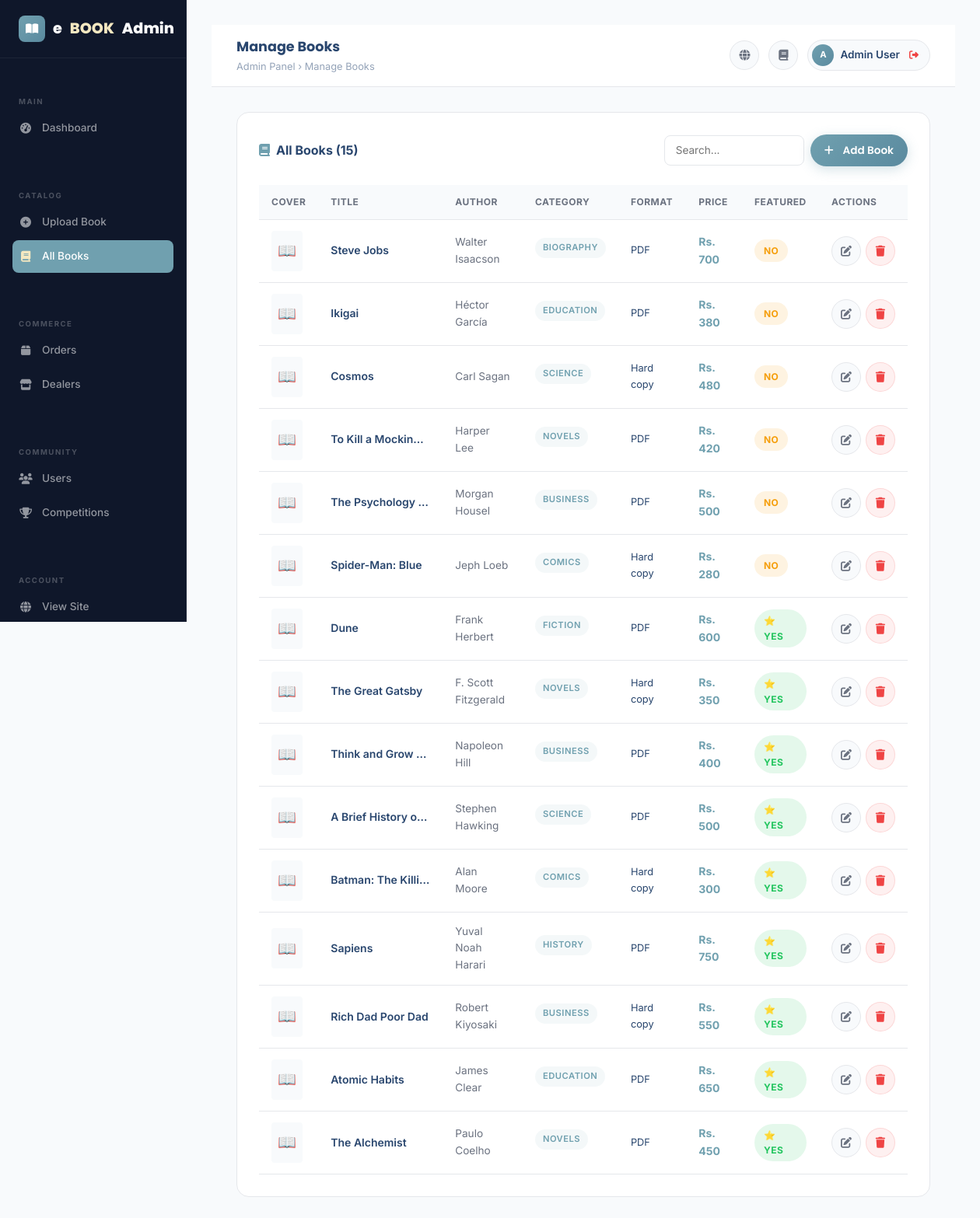
/admin/view_books.php (signed in), run on the app's committed database.
### tables this page shows
CREATE TABLE `books` (
  `id` int(11) NOT NULL,
  `title` varchar(255) NOT NULL,
  `author` varchar(255) DEFAULT NULL,
  `category` varchar(100) DEFAULT 'General',
  `format` enum('PDF','Hard copy') DEFAULT 'PDF',
  `price` decimal(10,2) NOT NULL DEFAULT 0.00,
  `shipping_charge` decimal(10,2) NOT NULL DEFAULT 0.00,
  `weight` decimal(5,2) DEFAULT 0.50,
  `image` varchar(500) DEFAULT NULL,
  `description` text DEFAULT NULL,
  `pdf_path` varchar(500) DEFAULT NULL,
  `is_featured` tinyint(1) NOT NULL DEFAULT 0,
  `created_at` datetime NOT NULL DEFAULT current_timestamp()
);

### admin/view_books.php (the view, shortened to what this page needs)
<?php
include '../db_config.php';
$books = [];
$result = mysqli_query($conn, "SELECT * FROM books ORDER BY id DESC");
if ($result) while ($row = mysqli_fetch_assoc($result)) $books[] = $row;
include 'admin_header.php';
?>
<div class="dashboard-card">
  <div class="d-flex align-items-center justify-content-between mb-4">
    <div class="dashboard-card-title mb-0"><i class="fas fa-book"></i>All Books (<?= count($books) ?>)</div>
    <div class="d-flex gap-2 align-items-center">
      <input type="text" id="bookSearch" class="form-input" placeholder="Search..." style="width:180px;padding:8px 14px;font-size:.85rem;" oninput="filterTable(this.value)">
      <a href="upload_book.php" class="btn-primary-custom btn-ripple" style="font-size:.85rem;padding:10px 18px;">
        <i class="fas fa-plus me-1"></i>Add Book
      </a>
    </div>
  </div>
  <?php if (empty($books)): ?>
  <div style="text-align:center;padding:40px;color:var(--text-muted);">
    <i class="fas fa-book fa-3x mb-3 d-block" style="color:var(--border);"></i>
    <p>No books uploaded yet.</p>
    <a href="upload_book.php" class="btn-primary-custom btn-ripple mt-3">Upload First Book</a>
  </div>
  <?php else: ?>
  <div class="table-responsive">
    <table class="admin-table" id="booksTable">
      <thead>
        <tr><th>Cover</th><th>Title</th><th>Author</th><th>Category</th><th>Format</th><th>Price</th><th>Featured</th><th>Actions</th></tr>
      </thead>
      <tbody>
        <?php foreach ($books as $book):
          $img = $book['image'] ?? '';
          $hasImg = $img && file_exists('../' . $img);
        ?>
        <tr>
          <td>
            <?php if ($hasImg): ?>
            <img src="../<?= htmlspecialchars($img) ?>" style="width:40px;height:52px;object-fit:cover;border-radius:4px;">
            <?php else: ?>
            <div style="width:40px;height:52px;background:var(--bg);border-radius:4px;display:flex;align-items:center;justify-content:center;font-size:1.2rem;">📖</div>
            <?php endif; ?>
          </td>
          <td style="font-weight:600;max-width:160px;">
            <div style="white-space:nowrap;overflow:hidden;text-overflow:ellipsis;"><?= htmlspecialchars($book['title']) ?></div>
          </td>
          <td style="font-size:.85rem;color:var(--text-secondary);"><?= htmlspecialchars($book['author'] ?? '') ?></td>
          <td><span class="book-card-category"><?= htmlspecialchars($book['category'] ?? '') ?></span></td>
          <td style="font-size:.8rem;"><?= htmlspecialchars($book['format'] ?? '') ?></td>
          <td style="font-weight:700;color:var(--primary);">Rs. <?= number_format($book['price']) ?></td>
          <td>
            <a href="view_books.php?toggle_featured=<?= $book['id'] ?>" class="status-pill <?= $book['is_featured'] ? 'delivered' : 'pending' ?>" style="cursor:pointer;text-decoration:none;">
              <?= $book['is_featured'] ? '⭐ Yes' : 'No' ?>
            </a>
          </td>
          <td>
            <div style="display:flex;gap:6px;">
              <a href="edit_book.php?id=<?= $book['id'] ?>" class="topbar-btn" title="Edit"><i class="fas fa-edit"></i></a>
              <a href="view_books.php?delete=<?= $book['id'] ?>" class="topbar-btn" title="Delete"
                 onclick="return confirm('Delete this book?')"
                 style="background:rgba(239,68,68,.08);border-color:rgba(239,68,68,.15);color:var(--danger);">
                <i class="fas fa-trash"></i>
              </a>
            </div>
          </td>
        </tr>
        <?php endforeach; ?>
      </tbody>
    </table>
  </div>
  <?php endif; ?>
</div>
<?php include 'admin_footer.php'; ?>

### css/style.css (style rules this page uses)
:root { --primary: #70a0af; --primary-hover: #5a8a9f; --secondary: #a0c1b9; --secondary-hover:#7fa8a0; --accent: #f4e8c1; --accent-hover: #e8d4a0; --success: #22C55E; --danger: #EF4444; --warning: #F59E0B; --info: #0EA5E9; --bg: #F8FAFC; --surface: #FFFFFF; --card-bg: rgba(255,255,255,0.75); --dark-bg: #0F172A; --dark-surface: #111827; --border: #E5E7EB; --divider: #CBD5E1; --text-primary: #29466e; --text-secondary: #6B7280; --text-muted: #94A3B8; --text-white: #FFFFFF; --gradient-hero: linear-gradient(135deg, #70a0af 0%, #a0c1b9 100%); --gradient-btn: linear-gradient(135deg, #70a0af, #5a8a9f); --gradient-accent: linear-gradient(135deg, #f4e8c1, #e8d4a0); --gradient-section: linear-gradient(180deg, #F8FAFC 0%, #EEF5F3 100%); --gradient-dark: linear-gradient(135deg, #2d5a6b, #70a0af, #a0c1b9); --radius-sm: 8px; --radius-md: 16px; --radius-lg: 24px; --radius-xl: 32px; --shadow-sm: 0 1px 3px rgba(0,0,0,.07), 0 1px 2px rgba(0,0,0,.06); --shadow-md: 0 4px 16px rgba(0,0,0,.10), 0 2px 6px rgba(0,0,0,.07); --shadow-lg: 0 20px 40px rgba(0,0,0,.12), 0 8px 16px rgba(0,0,0,.08); --shadow-xl: 0 32px 64px rgba(0,0,0,.14); --transition: all 0.3s cubic-bezier(0.4, 0, 0.2, 1); }
*, *::before, *::after { box-sizing: border-box; margin: 0; padding: 0; }
html { scroll-behavior: smooth; }
body { font-family: 'Inter', sans-serif; background: var(--bg); color: var(--text-primary); line-height: 1.6; overflow-x: hidden; }
body:not(.page-ready) { overflow: hidden; height: 100vh; }
a { text-decoration: none; color: var(--secondary); transition: var(--transition); }
.btn-primary-custom { display: inline-flex; align-items: center; gap: 8px; background: var(--gradient-btn); color: white; padding: 12px 28px; border-radius: 50px; font-family: 'Poppins', sans-serif; font-weight: 600; font-size: 0.9rem; border: none; cursor: pointer; transition: var(--transition); box-shadow: 0 4px 15px rgba(112,160,175,.3); text-decoration: none; position: relative; overflow: hidden; }
.btn-primary-custom::before { content: ''; position: absolute; top: 0; left: -100%; width: 100%; height: 100%; background: linear-gradient(90deg, transparent, rgba(255,255,255,.15), transparent); transition: left 0.5s; }
.btn-ripple { position: relative; overflow: hidden; }
.book-card-category { display: inline-block; background: rgba(112,160,175,.08); color: var(--primary); font-size: 0.7rem; font-weight: 600; text-transform: uppercase; letter-spacing: 0.5px; padding: 4px 10px; border-radius: 50px; margin-bottom: 8px; }
.form-input { width: 100%; background: var(--surface); border: 1.5px solid var(--border); border-radius: var(--radius-sm); padding: 12px 16px; font-size: 0.95rem; color: var(--text-primary); transition: var(--transition); outline: none; font-family: 'Inter', sans-serif; }
.dashboard-card { background: var(--surface); border-radius: var(--radius-md); padding: 28px; border: 1px solid var(--border); margin-bottom: 24px; }
.dashboard-card-title { font-size: 1rem; font-weight: 700; margin-bottom: 20px; display: flex; align-items: center; gap: 8px; }
.dashboard-card-title i { color: var(--primary); }
.status-pill { display: inline-flex; align-items: center; gap: 6px; padding: 5px 12px; border-radius: 50px; font-size: 0.75rem; font-weight: 700; text-transform: uppercase; letter-spacing: 0.5px; }
.status-pill.pending { background: rgba(245,158,11,.12); color: var(--warning); }
.status-pill.delivered { background: rgba(34,197,94,.12); color: var(--success); }
.admin-table { width: 100%; border-collapse: collapse; font-size: 0.875rem; }
.admin-table th { background: var(--bg); padding: 12px 16px; text-align: left; font-size: 0.75rem; font-weight: 700; text-transform: uppercase; letter-spacing: 0.5px; color: var(--text-secondary); border-bottom: 1px solid var(--border); }
.admin-table td { padding: 14px 16px; border-bottom: 1px solid var(--border); vertical-align: middle; }

### admin/admin_header.php (style rules this page uses)
:root { --sidebar-w: 240px; }
.topbar-btn { width:38px;height:38px;border-radius:50%;background:var(--bg);border:1px solid var(--border); display:flex;align-items:center;justify-content:center;cursor:pointer; color:var(--text-secondary);font-size:.875rem;transition:var(--transition);text-decoration:none; }

### data on the page
books: title "Steve Jobs", author "Walter Isaacson", category "BIOGRAPHY", format "PDF", price "700", is_featured "NO"
books: title "Ikigai", author "Héctor García", category "EDUCATION", format "PDF", price "380", is_featured "NO"
books: title "Cosmos", author "Carl Sagan", category "SCIENCE", format "Hard copy", price "480", is_featured "NO"
books: title "To Kill a Mockin…", author "Harper Lee", category "NOVELS", format "PDF", price "420", is_featured "NO"
books: title "The Psychology…", author "Morgan Housel", category "BUSINESS", format "PDF", price "500", is_featured "NO"
books: title "Spider-Man: Blue", author "Jeph Loeb", category "COMICS", format "Hard copy", price "280", is_featured "NO"
books: title "Dune", author "Frank Herbert", category "FICTION", format "PDF", price "600", is_featured "⭐ YES"
books: title "The Great Gatsby", author "F. Scott Fitzgerald", category "NOVELS", format "Hard copy", price "350", is_featured "⭐ YES"
books: title "Think and Grow…", author "Napoleon Hill", category "BUSINESS", format "PDF", price "400", is_featured "⭐ YES"
books: title "A Brief History o…", author "Stephen Hawking", category "SCIENCE", format "PDF", price "500", is_featured "⭐ YES"
books: title "Batman: The Killi…", author "Alan Moore", category "COMICS", format "Hard copy", price "300", is_featured "⭐ YES"
books: title "Sapiens", author "Yuval Noah Harari", category "HISTORY", format "PDF", price "750", is_featured "⭐ YES"
books: title "Rich Dad Poor Dad", author "Robert Kiyosaki", category "BUSINESS", format "Hard copy", price "550", is_featured "⭐ YES"
books: title "Atomic Habits", author "James Clear", category "EDUCATION", format "PDF", price "650", is_featured "⭐ YES"
books: title "The Alchemist", author "Paulo Coelho", category "NOVELS", format "PDF", price "450", is_featured "⭐ YES"

### other printed values
$pageTitle "Manage Books"
$adminName[0] "A"
$adminName "Admin User"
count($books) "15"
